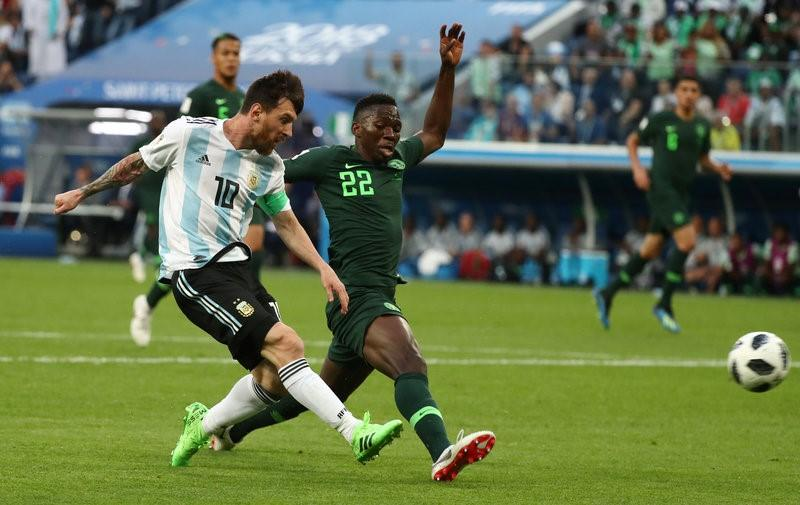
#> input picture google-data/DataAugmentationForObjectDetection/messi.jpg, 800 x 505 px
$ python test.py
#> lines starting #> are read from the running program, lines starting #| are printed output that depends on the picture
### google-data/DataAugmentationForObjectDetection/data_aug/data_aug.py
import random
import numpy as np
import cv2
import matplotlib.pyplot as plt
import sys
import os
from data_aug.bbox_util import *

lib_path = os.path.join(os.path.realpath("."), "data_aug")
sys.path.append(lib_path)


class RandomHorizontalFlip(object):

    """Randomly horizontally flips the Image with the probability *p*

    Parameters
    ----------
    p: float
        The probability with which the image is flipped


    Returns
    -------

    numpy.ndaaray
        Flipped image in the numpy format of shape `HxWxC`

    numpy.ndarray
        Tranformed bounding box co-ordinates of the format `n x 4` where n is
        number of bounding boxes and 4 represents `x1,y1,x2,y2` of the box

    """

    def __init__(self, p=0.5):
        self.p = p

    def __call__(self, img, bboxes):
            img_center = np.array(img.shape[:2])[::-1]/2
            img_center = np.hstack((img_center, img_center))
            if random.random() < self.p:
                img = img[:, ::-1, :]
                bboxes[:, [0, 2]] += 2*(img_center[[0, 2]] - bboxes[:, [0, 2]])

                box_w = abs(bboxes[:, 0] - bboxes[:, 2])

                bboxes[:, 0] -= box_w
                bboxes[:, 2] += box_w

            return img, bboxes


class HorizontalFlip(object):

    """Randomly horizontally flips the Image with the probability *p*

    Parameters
    ----------
    p: float
        The probability with which the image is flipped


    Returns
    -------

    numpy.ndaaray
        Flipped image in the numpy format of shape `HxWxC`

    numpy.ndarray
        Tranformed bounding box co-ordinates of the format `n x 4` where n is
        number of bounding boxes and 4 represents `x1,y1,x2,y2` of the box

    """

    def __init__(self):
        pass

    # [13 lines left out: function __call__, not called in this run]


class RandomScale(object):
    """Randomly scales an image


    Bounding boxes which have an area of less than 25% in the remaining in the
    transformed image is dropped. The resolution is maintained, and the remaining
    area if any is filled by black color.

    Parameters
    ----------
    scale: float or tuple(float)
        if **float**, the image is scaled by a factor drawn
        randomly from a range (1 - `scale` , 1 + `scale`). If **tuple**,
        the `scale` is drawn randomly from values specified by the
        tuple

    Returns
    -------

    numpy.ndaaray
        Scaled image in the numpy format of shape `HxWxC`

    numpy.ndarray
        Tranformed bounding box co-ordinates of the format `n x 4` where n is
        number of bounding boxes and 4 represents `x1,y1,x2,y2` of the box

    """

    def __init__(self, scale = 0.2, diff = False):
        self.scale = scale


        if type(self.scale) == tuple:
            assert len(self.scale) == 2, "Invalid range"
            assert self.scale[0] > -1, "Scale factor can't be less than -1"
            assert self.scale[1] > -1, "Scale factor can't be less than -1"
        else:
            assert self.scale > 0, "Please input a positive float"
            self.scale = (max(-1, -self.scale), self.scale)

        self.diff = diff


    def __call__(self, img, bboxes):


        #Chose a random digit to scale by

        img_shape = img.shape

        if self.diff:
            scale_x = random.uniform(*self.scale)
            scale_y = random.uniform(*self.scale)
        else:
            scale_x = random.uniform(*self.scale)
            scale_y = scale_x


        resize_scale_x = 1 + scale_x
        resize_scale_y = 1 + scale_y

        img=  cv2.resize(img, None, fx = resize_scale_x, fy = resize_scale_y)

        bboxes[:,:4] *= [resize_scale_x, resize_scale_y, resize_scale_x, resize_scale_y]


        canvas = np.zeros(img_shape, dtype = np.uint8)

        y_lim = int(min(resize_scale_y,1)*img_shape[0])
        x_lim = int(min(resize_scale_x,1)*img_shape[1])


        canvas[:y_lim,:x_lim,:] =  img[:y_lim,:x_lim,:]

        img = canvas
        bboxes = clip_box(bboxes, [0,0,1 + img_shape[1], img_shape[0]], 0.25)


        return img, bboxes


class Scale(object):
    """Scales the image

    Bounding boxes which have an area of less than 25% in the remaining in the
    transformed image is dropped. The resolution is maintained, and the remaining
    area if any is filled by black color.


    Parameters
    ----------
    scale_x: float
        The factor by which the image is scaled horizontally

    scale_y: float
        The factor by which the image is scaled vertically

    Returns
    -------

    numpy.ndaaray
        Scaled image in the numpy format of shape `HxWxC`

    numpy.ndarray
        Tranformed bounding box co-ordinates of the format `n x 4` where n is
        number of bounding boxes and 4 represents `x1,y1,x2,y2` of the box

    """

    def __init__(self, scale_x = 0.2, scale_y = 0.2):
        self.scale_x = scale_x
        self.scale_y = scale_y


    # [30 lines left out: function __call__, not called in this run]


class RandomTranslate(object):
    """Randomly Translates the image


    Bounding boxes which have an area of less than 25% in the remaining in the
    transformed image is dropped. The resolution is maintained, and the remaining
    area if any is filled by black color.

    Parameters
    ----------
    translate: float or tuple(float)
        if **float**, the image is translated by a factor drawn
        randomly from a range (1 - `translate` , 1 + `translate`). If **tuple**,
        `translate` is drawn randomly from values specified by the
        tuple

    Returns
    -------

    numpy.ndaaray
        Translated image in the numpy format of shape `HxWxC`

    numpy.ndarray
        Tranformed bounding box co-ordinates of the format `n x 4` where n is
        number of bounding boxes and 4 represents `x1,y1,x2,y2` of the box

    """

    # [57 lines left out: functions __init__, __call__, not called in this run]


class Translate(object):
    """Randomly Translates the image


    Bounding boxes which have an area of less than 25% in the remaining in the
    transformed image is dropped. The resolution is maintained, and the remaining
    area if any is filled by black color.

    Parameters
    ----------
    translate: float or tuple(float)
        if **float**, the image is translated by a factor drawn
        randomly from a range (1 - `translate` , 1 + `translate`). If **tuple**,
        `translate` is drawn randomly from values specified by the
        tuple

    Returns
    -------

    numpy.ndaaray
        Translated image in the numpy format of shape `HxWxC`

    numpy.ndarray
        Tranformed bounding box co-ordinates of the format `n x 4` where n is
        number of bounding boxes and 4 represents `x1,y1,x2,y2` of the box

    """

    # [48 lines left out: functions __init__, __call__, not called in this run]


class RandomRotate(object):
    """Randomly rotates an image


    Bounding boxes which have an area of less than 25% in the remaining in the
    transformed image is dropped. The resolution is maintained, and the remaining
    area if any is filled by black color.

    Parameters
    ----------
    angle: float or tuple(float)
        if **float**, the image is rotated by a factor drawn
        randomly from a range (-`angle`, `angle`). If **tuple**,
        the `angle` is drawn randomly from values specified by the
        tuple

    Returns
    -------

    numpy.ndaaray
        Rotated image in the numpy format of shape `HxWxC`

    numpy.ndarray
        Tranformed bounding box co-ordinates of the format `n x 4` where n is
        number of bounding boxes and 4 represents `x1,y1,x2,y2` of the box

    """

    def __init__(self, angle = 10):
        self.angle = angle

        if type(self.angle) == tuple:
            assert len(self.angle) == 2, "Invalid range"

        else:
            self.angle = (-self.angle, self.angle)

    def __call__(self, img, bboxes):

        angle = random.uniform(*self.angle)

        w,h = img.shape[1], img.shape[0]
        cx, cy = w//2, h//2

        img = rotate_im(img, angle)

        corners = get_corners(bboxes)

        corners = np.hstack((corners, bboxes[:,4:]))


        corners[:,:8] = rotate_box(corners[:,:8], angle, cx, cy, h, w)

        new_bbox = get_enclosing_box(corners)


        scale_factor_x = img.shape[1] / w

        scale_factor_y = img.shape[0] / h

        img = cv2.resize(img, (w,h))

        new_bbox[:,:4] /= [scale_factor_x, scale_factor_y, scale_factor_x, scale_factor_y]

        bboxes  = new_bbox

        bboxes = clip_box(bboxes, [0,0,w, h], 0.25)

        return img, bboxes


class Rotate(object):
    """Rotates an image


    Bounding boxes which have an area of less than 25% in the remaining in the
    transformed image is dropped. The resolution is maintained, and the remaining
    area if any is filled by black color.

    Parameters
    ----------
    angle: float
        The angle by which the image is to be rotated


    Returns
    -------

    numpy.ndaaray
        Rotated image in the numpy format of shape `HxWxC`

    numpy.ndarray
        Tranformed bounding box co-ordinates of the format `n x 4` where n is
        number of bounding boxes and 4 represents `x1,y1,x2,y2` of the box

    """

    def __init__(self, angle):
        self.angle = angle


    # [45 lines left out: function __call__, not called in this run]


class RandomShear(object):
    """Randomly shears an image in horizontal direction


    Bounding boxes which have an area of less than 25% in the remaining in the
    transformed image is dropped. The resolution is maintained, and the remaining
    area if any is filled by black color.

    Parameters
    ----------
    shear_factor: float or tuple(float)
        if **float**, the image is sheared horizontally by a factor drawn
        randomly from a range (-`shear_factor`, `shear_factor`). If **tuple**,
        the `shear_factor` is drawn randomly from values specified by the
        tuple

    Returns
    -------

    numpy.ndaaray
        Sheared image in the numpy format of shape `HxWxC`

    numpy.ndarray
        Tranformed bounding box co-ordinates of the format `n x 4` where n is
        number of bounding boxes and 4 represents `x1,y1,x2,y2` of the box

    """

    # [39 lines left out: functions __init__, __call__, not called in this run]

class Shear(object):
    """Shears an image in horizontal direction


    Bounding boxes which have an area of less than 25% in the remaining in the
    transformed image is dropped. The resolution is maintained, and the remaining
    area if any is filled by black color.

    Parameters
    ----------
    shear_factor: float
        Factor by which the image is sheared in the x-direction

    Returns
    -------

    numpy.ndaaray
        Sheared image in the numpy format of shape `HxWxC`

    numpy.ndarray
        Tranformed bounding box co-ordinates of the format `n x 4` where n is
        number of bounding boxes and 4 represents `x1,y1,x2,y2` of the box

    """

    def __init__(self, shear_factor = 0.2):
        self.shear_factor = shear_factor


    # [21 lines left out: function __call__, not called in this run]

class Resize(object):
    """Resize the image in accordance to `image_letter_box` function in darknet

    The aspect ratio is maintained. The longer side is resized to the input
    size of the network, while the remaining space on the shorter side is filled
    with black color. **This should be the last transform**


    Parameters
    ----------
    inp_dim : tuple(int)
        tuple containing the size to which the image will be resized.

    Returns
    -------

    numpy.ndaaray
        Sheared image in the numpy format of shape `HxWxC`

    numpy.ndarray
        Resized bounding box co-ordinates of the format `n x 4` where n is
        number of bounding boxes and 4 represents `x1,y1,x2,y2` of the box

    """

    def __init__(self, inp_dim):
        self.inp_dim = inp_dim

    # [22 lines left out: function __call__, not called in this run]


class RandomHSV(object):
    """HSV Transform to vary hue saturation and brightness

    Hue has a range of 0-179
    Saturation and Brightness have a range of 0-255.
    Chose the amount you want to change thhe above quantities accordingly.


    Parameters
    ----------
    hue : None or int or tuple (int)
        If None, the hue of the image is left unchanged. If int,
        a random int is uniformly sampled from (-hue, hue) and added to the
        hue of the image. If tuple, the int is sampled from the range
        specified by the tuple.

    saturation : None or int or tuple(int)
        If None, the saturation of the image is left unchanged. If int,
        a random int is uniformly sampled from (-saturation, saturation)
        and added to the hue of the image. If tuple, the int is sampled
        from the range  specified by the tuple.

    brightness : None or int or tuple(int)
        If None, the brightness of the image is left unchanged. If int,
        a random int is uniformly sampled from (-brightness, brightness)
        and added to the hue of the image. If tuple, the int is sampled
        from the range  specified by the tuple.

    Returns
    -------

    numpy.ndaaray
        Transformed image in the numpy format of shape `HxWxC`

    numpy.ndarray
        Resized bounding box co-ordinates of the format `n x 4` where n is
        number of bounding boxes and 4 represents `x1,y1,x2,y2` of the box

    """

    # [46 lines left out: functions __init__, __call__, not called in this run]

class Sequence(object):

    """Initialise Sequence object

    Apply a Sequence of transformations to the images/boxes.

    Parameters
    ----------
    augemnetations : list
        List containing Transformation Objects in Sequence they are to be
        applied

    probs : int or list
        If **int**, the probability with which each of the transformation will
        be applied. If **list**, the length must be equal to *augmentations*.
        Each element of this list is the probability with which each
        corresponding transformation is applied

    Returns
    -------

    Sequence
        Sequence Object

    """
    def __init__(self, augmentations, probs = 1):


        self.augmentations = augmentations
        self.probs = probs

    def __call__(self, images, bboxes):
        for i, augmentation in enumerate(self.augmentations):
            if type(self.probs) == list:
                prob = self.probs[i]
            else:
                prob = self.probs

            if random.random() < prob:
                images, bboxes = augmentation(images, bboxes)
        return images, bboxes

### google-data/DataAugmentationForObjectDetection/data_aug/bbox_util.py
import cv2
import numpy as np


def draw_rect(im, cords, color = None):
    """Draw the rectangle on the image

    Parameters
    ----------

    im : numpy.ndarray
        numpy image

    cords: numpy.ndarray
        Numpy array containing bounding boxes of shape `N X 4` where N is the
        number of bounding boxes and the bounding boxes are represented in the
        format `x1 y1 x2 y2`

    Returns
    -------

    numpy.ndarray
        numpy image with bounding boxes drawn on it

    """

    im = im.copy()

    cords = cords[:,:4]
    cords = cords.reshape(-1,4)
    if not color:
        color = [255,255,255]
    for cord in cords:

        pt1, pt2 = (cord[0], cord[1]) , (cord[2], cord[3])

        pt1 = int(pt1[0]), int(pt1[1])
        pt2 = int(pt2[0]), int(pt2[1])

        im = cv2.rectangle(im.copy(), pt1, pt2, color, int(max(im.shape[:2])/200))
    return im

def bbox_area(bbox):
    return (bbox[:,2] - bbox[:,0])*(bbox[:,3] - bbox[:,1])

def clip_box(bbox, clip_box, alpha):
    """Clip the bounding boxes to the borders of an image

    Parameters
    ----------

    bbox: numpy.ndarray
        Numpy array containing bounding boxes of shape `N X 4` where N is the
        number of bounding boxes and the bounding boxes are represented in the
        format `x1 y1 x2 y2`

    clip_box: numpy.ndarray
        An array of shape (4,) specifying the diagonal co-ordinates of the image
        The coordinates are represented in the format `x1 y1 x2 y2`

    alpha: float
        If the fraction of a bounding box left in the image after being clipped is
        less than `alpha` the bounding box is dropped.

    Returns
    -------

    numpy.ndarray
        Numpy array containing **clipped** bounding boxes of shape `N X 4` where N is the
        number of bounding boxes left are being clipped and the bounding boxes are represented in the
        format `x1 y1 x2 y2`

    """
    ar_ = (bbox_area(bbox))
    x_min = np.maximum(bbox[:,0], clip_box[0]).reshape(-1,1)
    y_min = np.maximum(bbox[:,1], clip_box[1]).reshape(-1,1)
    x_max = np.minimum(bbox[:,2], clip_box[2]).reshape(-1,1)
    y_max = np.minimum(bbox[:,3], clip_box[3]).reshape(-1,1)

    bbox = np.hstack((x_min, y_min, x_max, y_max, bbox[:,4:]))

    delta_area = ((ar_ - bbox_area(bbox))/ar_)

    mask = (delta_area < (1 - alpha)).astype(int)

    bbox = bbox[mask == 1,:]


    return bbox


def rotate_im(image, angle):
    """Rotate the image.

    Rotate the image such that the rotated image is enclosed inside the tightest
    rectangle. The area not occupied by the pixels of the original image is colored
    black.

    Parameters
    ----------

    image : numpy.ndarray
        numpy image

    angle : float
        angle by which the image is to be rotated

    Returns
    -------

    numpy.ndarray
        Rotated Image

    """
    # grab the dimensions of the image and then determine the
    # centre
    (h, w) = image.shape[:2]
    (cX, cY) = (w // 2, h // 2)

    # grab the rotation matrix (applying the negative of the
    # angle to rotate clockwise), then grab the sine and cosine
    # (i.e., the rotation components of the matrix)
    M = cv2.getRotationMatrix2D((cX, cY), angle, 1.0)
    cos = np.abs(M[0, 0])
    sin = np.abs(M[0, 1])

    # compute the new bounding dimensions of the image
    nW = int((h * sin) + (w * cos))
    nH = int((h * cos) + (w * sin))

    # adjust the rotation matrix to take into account translation
    M[0, 2] += (nW / 2) - cX
    M[1, 2] += (nH / 2) - cY

    # perform the actual rotation and return the image
    image = cv2.warpAffine(image, M, (nW, nH))

#    image = cv2.resize(image, (w,h))
    return image

def get_corners(bboxes):

    """Get corners of bounding boxes

    Parameters
    ----------

    bboxes: numpy.ndarray
        Numpy array containing bounding boxes of shape `N X 4` where N is the
        number of bounding boxes and the bounding boxes are represented in the
        format `x1 y1 x2 y2`

    returns
    -------

    numpy.ndarray
        Numpy array of shape `N x 8` containing N bounding boxes each described by their
        corner co-ordinates `x1 y1 x2 y2 x3 y3 x4 y4`

    """
    width = (bboxes[:,2] - bboxes[:,0]).reshape(-1,1)
    height = (bboxes[:,3] - bboxes[:,1]).reshape(-1,1)

    x1 = bboxes[:,0].reshape(-1,1)
    y1 = bboxes[:,1].reshape(-1,1)

    x2 = x1 + width
    y2 = y1

    x3 = x1
    y3 = y1 + height

    x4 = bboxes[:,2].reshape(-1,1)
    y4 = bboxes[:,3].reshape(-1,1)

    corners = np.hstack((x1,y1,x2,y2,x3,y3,x4,y4))

    return corners

def rotate_box(corners,angle,  cx, cy, h, w):

    """Rotate the bounding box.


    Parameters
    ----------

    corners : numpy.ndarray
        Numpy array of shape `N x 8` containing N bounding boxes each described by their
        corner co-ordinates `x1 y1 x2 y2 x3 y3 x4 y4`

    angle : float
        angle by which the image is to be rotated

    cx : int
        x coordinate of the center of image (about which the box will be rotated)

    cy : int
        y coordinate of the center of image (about which the box will be rotated)

    h : int
        height of the image

    w : int
        width of the image

    Returns
    -------

    numpy.ndarray
        Numpy array of shape `N x 8` containing N rotated bounding boxes each described by their
        corner co-ordinates `x1 y1 x2 y2 x3 y3 x4 y4`
    """

    corners = corners.reshape(-1,2)
    corners = np.hstack((corners, np.ones((corners.shape[0],1), dtype = type(corners[0][0]))))

    M = cv2.getRotationMatrix2D((cx, cy), angle, 1.0)


    cos = np.abs(M[0, 0])
    sin = np.abs(M[0, 1])

    nW = int((h * sin) + (w * cos))
    nH = int((h * cos) + (w * sin))
    # adjust the rotation matrix to take into account translation
    M[0, 2] += (nW / 2) - cx
    M[1, 2] += (nH / 2) - cy
    # Prepare the vector to be transformed
    calculated = np.dot(M,corners.T).T

    calculated = calculated.reshape(-1,8)

    return calculated


def get_enclosing_box(corners):
    """Get an enclosing box for ratated corners of a bounding box

    Parameters
    ----------

    corners : numpy.ndarray
        Numpy array of shape `N x 8` containing N bounding boxes each described by their
        corner co-ordinates `x1 y1 x2 y2 x3 y3 x4 y4`

    Returns
    -------

    numpy.ndarray
        Numpy array containing enclosing bounding boxes of shape `N X 4` where N is the
        number of bounding boxes and the bounding boxes are represented in the
        format `x1 y1 x2 y2`

    """
    x_ = corners[:,[0,2,4,6]]
    y_ = corners[:,[1,3,5,7]]

    xmin = np.min(x_,1).reshape(-1,1)
    ymin = np.min(y_,1).reshape(-1,1)
    xmax = np.max(x_,1).reshape(-1,1)
    ymax = np.max(y_,1).reshape(-1,1)

    final = np.hstack((xmin, ymin, xmax, ymax,corners[:,8:]))

    return final


# [32 lines left out: function letterbox_image, not called in this run]

### google-data/DataAugmentationForObjectDetection/test.py
from data_aug.data_aug import *
from data_aug.bbox_util import *
import cv2
import pickle as pkl
import numpy as np
import matplotlib.pyplot as plt


img = cv2.imread("messi.jpg")[:,:,::-1] #OpenCV uses BGR channels
bboxes = pkl.load(open("messi_ann.pkl", "rb"))
#> (reads google-data/DataAugmentationForObjectDetection/messi_ann.pkl from the repository)
bboxes = [[225., 55., 474., 533., 1.]]
# bboxes = pkl.dump(bboxes, open("messi_ann.pkl", "rb"))

bboxes = np.array(bboxes)
print(bboxes)


transforms = Sequence([RandomHorizontalFlip(1), RandomScale(0.2, diff = True), RandomRotate(10)])

img, bboxes = transforms(img, bboxes)
#> the loop in __call__, `for i, augmentation in enumerate(self.augmentations):` made 3 passes
#> pass 1, in __call__, `img = img[:, ::-1, :]`:
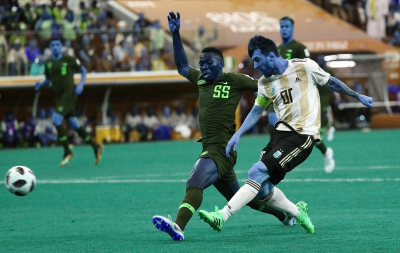
#> img: shape (505, 800, 3) (shown at 1/2 size); mean of channels 0, 1, 2 99.5, 114.6, 80.6; drawn as B, G, R
#> pass 2, in __call__, `img=  cv2.resize(img, None, fx = resize_scale_x, fy = resize_scale_y)`:
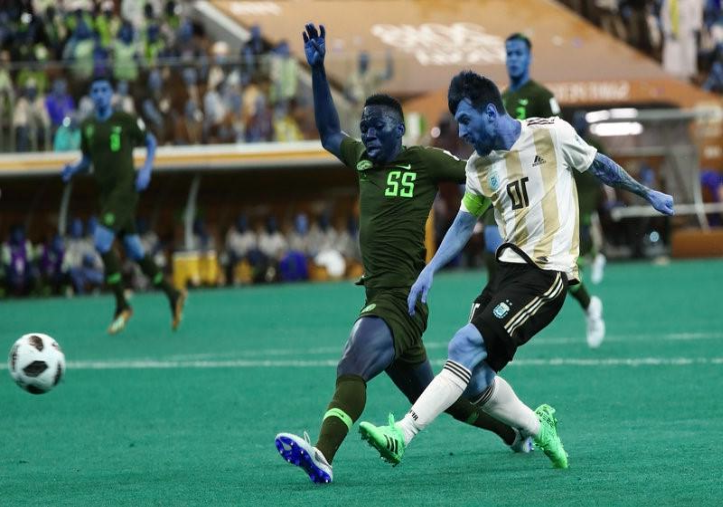
#> img: shape (507, 723, 3); mean of channels 0, 1, 2 99.4, 114.5, 80.5; drawn as B, G, R
#> pass 2, in __call__, `img = canvas`:
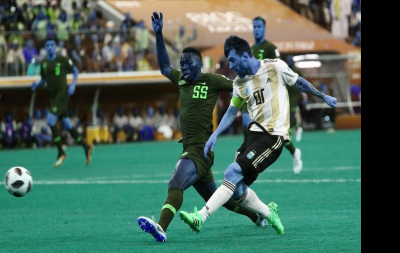
#> img: shape (505, 800, 3) (shown at 1/2 size); mean of channels 0, 1, 2 89.6, 103.3, 72.8; drawn as B, G, R
#> pass 3, in rotate_im, `image = cv2.warpAffine(image, M, (nW, nH))`:
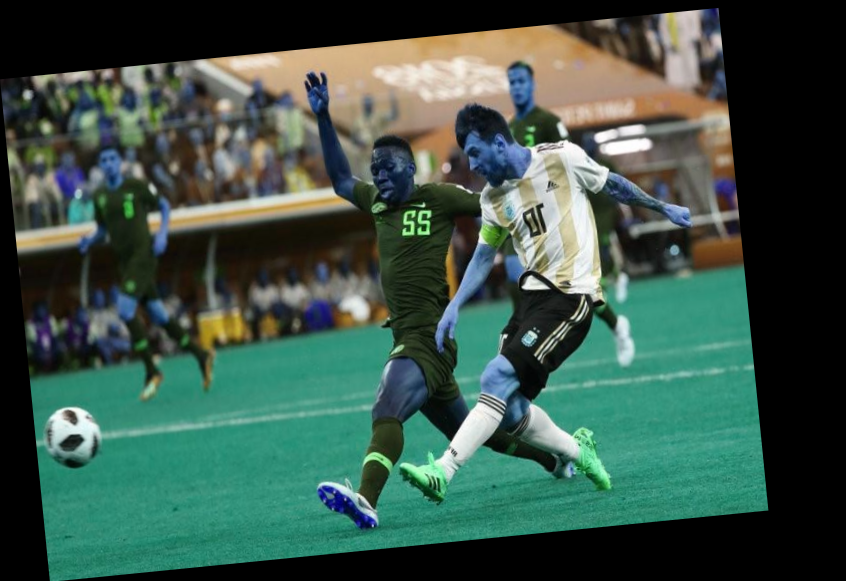
#> image: shape (581, 846, 3); mean of channels 0, 1, 2 73.7, 84.9, 59.8; drawn as B, G, R
#> bboxes = [[282.4, 72.05, 536.2, 480.4, 1]]
#> (the rest of the program and of its run is left out)
